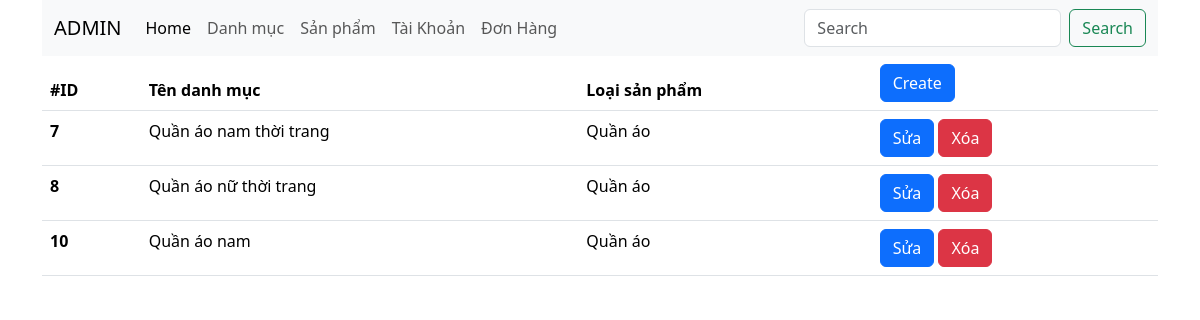
Screenshot of /admin/?ctl=listdm with the database file from the repository.
### tables this page shows
CREATE TABLE `categories` (
  `id` int NOT NULL,
  `cate_name` varchar(255) NOT NULL,
  `type` tinyint(1) NOT NULL,
  `soft_delete` tinyint(1) NOT NULL DEFAULT '0'
);

### common/function.php (called while the page is built, shortened)
<?php
function view($view, $data = [])
{
    extract($data);
    $view = str_replace('.', '/', $view);
    include_once ROOT_DIR . "views/$view.php";
}

### controllers/admin/AdminCategoryController.php (called while the page is built, shortened)
<?php
class AdminCategoryController
{
    public function index()
    {
        $categories = (new Category)->list();
        return view('admin.categories.list', compact('categories', 'message'));
    }
}

### admin/index.php (called while the page is built, shortened)
<?php
require_once __DIR__ . "/../common/function.php";
require_once __DIR__ . "/../models/BaseModel.php";
require_once __DIR__ . "/../models/Category.php";
require_once __DIR__ . "/../controllers/admin/AdminCategoryController.php";
$ctl = $_GET['ctl'] ?? "";
match ($ctl) {
    "" => view("admin.dashboard"),
    "listsp" => (new AdminProductController)->index(),
    'addsp' => (new AdminProductController)->create(),
    'storesp' => (new AdminProductController)->store(),
    'editsp' => (new AdminProductController)->edit(),
    'updatesp' => (new AdminProductController)->update(),
    'deletesp' => (new AdminProductController)->delete(),
    'listdm' => (new AdminCategoryController)->index(),
    'adddm' => (new AdminCategoryController)->add(),
    'storedm' => (new AdminCategoryController)->store(),
    'editdm' => (new AdminCategoryController)->edit(),
    'updatedm' => (new AdminCategoryController)->update(),
    'deletedm' => (new AdminCategoryController)->delete(),
    'listuser' => (new AuthController)->index(),
    'updateuser' => (new AuthController)->updateActive(),
    default => view('404.404'),
    'list-order' => (new OrderController)->index(),
    'detail-order'=> (new OrderController)->showOrder(),
};

### models/BaseModel.php (called while the page is built, shortened)
<?php
class BaseModel
{
    public function __construct()
    {
        try {
            $this->conn = new PDO("mysql:host=localhost; dbname=N6; charset=utf8", "root", "");
        } catch (PDOException $e) {
            echo "Lỗi kết nối cơ sở dữ liệu: " . $e->getMessage();
        }
    }
}

### models/Category.php (called while the page is built, shortened)
<?php
class Category extends BaseModel
{
    public function list()
    {
        $sql = "SELECT * FROM categories WHERE soft_delete=0";
        $stmt = $this->conn->prepare($sql);
        $stmt->execute();
        $categories = $stmt->fetchAll(PDO::FETCH_ASSOC);
        return $categories;
    }
}

### views/admin/categories/list.php (the view, shortened to what this page needs)
<?php include_once ROOT_DIR . "views/admin/header.php" ?>
<div>
    <table class="table">
        <thead>
            <tr>
                <th scope="col">#ID</th>
                <th scope="col">Tên danh mục</th>
                <th scope="col">Loại sản phẩm</th>
                <th>
                    <a href="<?= ADMIN_URL . '?ctl=adddm' ?>" class="btn btn-primary">Create</a>
                </th>
            </tr>
        </thead>
        <tbody>
            <?php foreach ($categories as $cate): ?>
                <tr>
                    <th scope="row"><?= $cate['id'] ?></th>
                    <td><?= $cate['cate_name'] ?></td>
                    <td><?= $cate['type'] ? 'Quần áo' : 'Quần áo' ?></td>
                    <td>
                        <a href="<?= ADMIN_URL . '?ctl=editdm&id=' . $cate['id'] ?>" class="btn btn-primary">Sửa</a>
                        <a href="<?= ADMIN_URL . '?ctl=deletedm&id=' . $cate['id'] ?>" class="btn btn-danger" onclick="return confirm('Bạn có muốn xóa không?')">Xóa</a>
                    </td>
                </tr>
            <?php endforeach ?>
        </tbody>
    </table>
</div>
<?php include_once ROOT_DIR . "views/admin/footer.php" ?>

### rows the page displays
categories: id "7", cate_name "Quần áo nam thời trang", type "Quần áo"
categories: id "8", cate_name "Quần áo nữ thời trang", type "Quần áo"
categories: id "10", cate_name "Quần áo nam", type "Quần áo"
